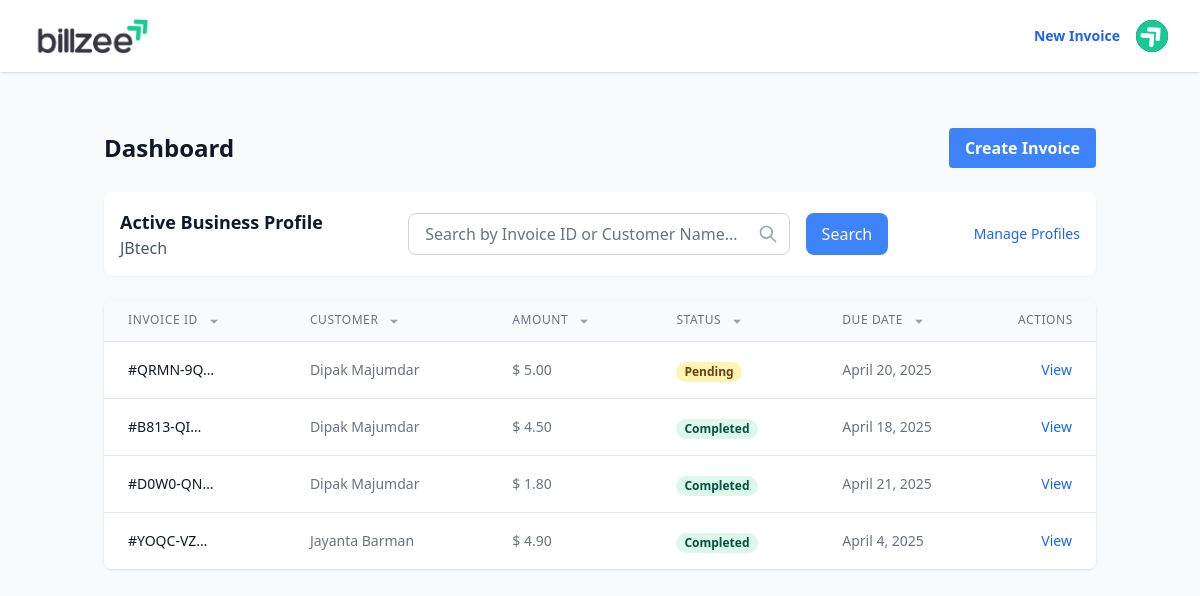
Page / (signed in) on the earlier database version.
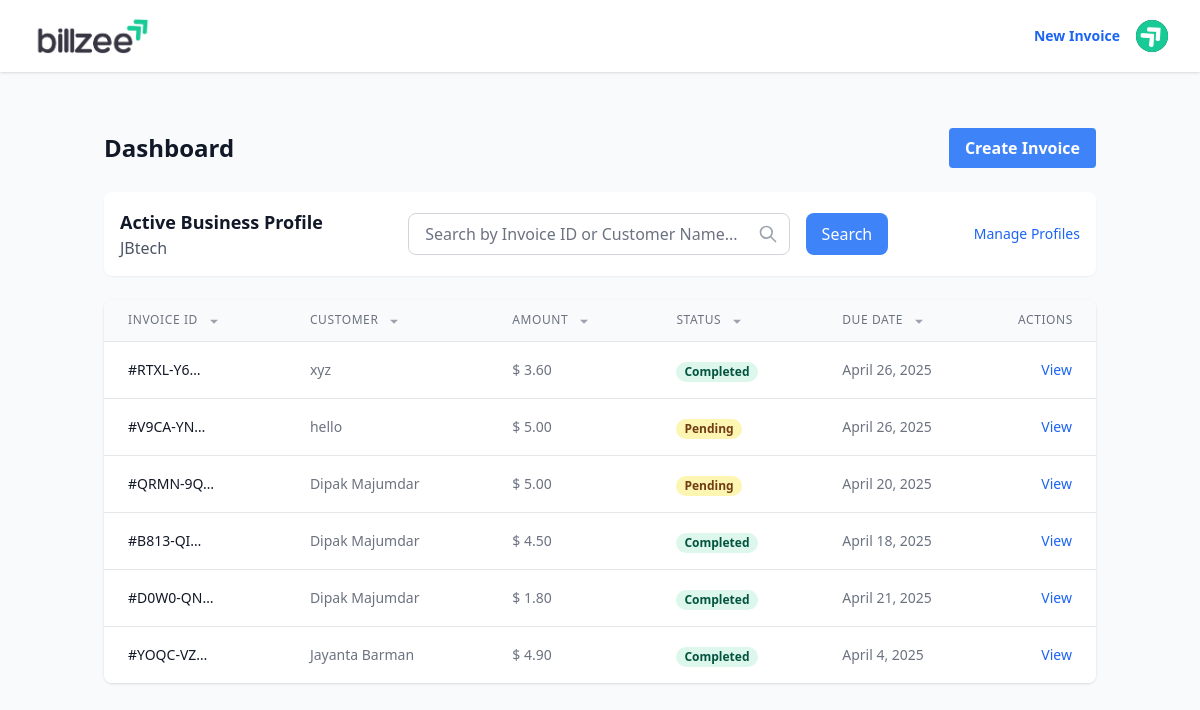
Same page on the later database version.
### invoices/models.py (models this page shows, shortened)
class Invoice(models.Model):
    STATUS_CHOICES = [
        ('pending', 'Pending'),
        ('completed', 'Completed'),
        ('canceled', 'Canceled'),
    ]
    CURRENCY_CHOICES = [
        ('USD', 'USD'),
        ('INR', 'INR'),
        ('EUR', 'EUR'),
        ('GBP', 'GBP'),
        ('JPY', 'JPY'),
        ('AUD', 'AUD'),
        ('CAD', 'CAD'),
    ]
    invoice_id = models.CharField(max_length=19, editable=False, unique=True)
    user = models.ForeignKey(settings.AUTH_USER_MODEL, on_delete=models.CASCADE)
    profile = models.ForeignKey(Profile, on_delete=models.PROTECT, related_name='invoices', null=True, blank=True)
    customer_name = models.CharField(max_length=100)
    customer_email = models.EmailField()
    customer_contact = models.CharField(max_length=10, help_text="Numeric contact number (max 10 digits)", default="0000000000")
    customer_address = models.CharField(max_length=200, default="")
    customer_country = models.CharField(max_length=50, blank=True)
    customer_zip = models.CharField(max_length=7, blank=True, help_text="Postal/Zip code")
    customer_state = models.CharField(max_length=50, blank=True)
    customer_city = models.CharField(max_length=50, blank=True)
    billing_date = models.DateField(default=timezone.now)
    due_date = models.DateField()
    status = models.CharField(max_length=20, choices=STATUS_CHOICES, default='pending')
    notes = models.TextField(blank=True)
    created_at = models.DateTimeField(auto_now_add=True)
    updated_at = models.DateTimeField(auto_now=True)
    currency = models.CharField(max_length=3, choices=CURRENCY_CHOICES, default='USD')
    subtotal_amount = models.DecimalField(max_digits=10, decimal_places=2, default=0)
    gst_rate = models.DecimalField(max_digits=5, decimal_places=2, default=0)
    total_amount = models.DecimalField(max_digits=10, decimal_places=2, default=0)
    is_sent = models.BooleanField(default=False, help_text='Indicates if the invoice has been sent to the customer')
    paypal_payment_id = models.CharField(max_length=100, blank=True, null=True)
    cashfree_order_id = models.CharField(max_length=100, blank=True, null=True)

### invoices/views.py (the view)
# urls.py: path('', login_required(dashboard), name='home'),
@login_required
def dashboard(request):
    active_profile = Profile.objects.filter(user=request.user, is_active=True).first()
    if active_profile:
        invoices = Invoice.objects.filter(profile=active_profile)
        search_query = request.GET.get('search', '')
        if search_query:
            invoices = invoices.filter(
                Q(invoice_id__icontains=search_query) |
                Q(customer_name__icontains=search_query)
            )
        allowed_sort_fields = ['invoice_id', 'customer_name', 'total_amount', 'status', 'due_date']
        sort_by = request.GET.get('sort_by')
        order = request.GET.get('order', 'asc')
        if sort_by in allowed_sort_fields:
            ordering = sort_by if order == 'asc' else f"-{sort_by}"
        else:
            ordering = '-created_at'
        invoices = invoices.order_by(ordering)
    else:
        invoices = Invoice.objects.none()
    return render(request, 'invoices/dashboard.html', {
        'invoices': invoices,
        'active_profile': active_profile,
        'title': 'Dashboard'
    })

### templates/invoices/dashboard.html (shortened to what the changed rows need)
{% extends 'base.html' %}
{% load static %}
{% block content %}
<div class="container mx-auto px-4 py-8">
    <div class="flex justify-between items-center mb-6">
        <h1 class="text-2xl font-bold text-gray-900">Dashboard</h1>
    </div>
    {% if active_profile %}
    <div class="bg-white rounded-lg shadow-sm p-4 mb-6">
        <div class="flex items-center justify-between align-middle ">
            <div>
                <h2 class="text-lg font-semibold text-gray-900">Active Business Profile</h2>
            </div>
        </div>
    </div>
    {% endif %}
    <!-- {% if invoices %}
    <div class="mb-6 flex justify-end w-96">
        <form method="GET" action="{% url 'invoices:dashboard' %}" class="flex gap-4">
            <div class="flex-1">
                <div class="relative">
                    <input type="text"
                           name="search"
                           value="{{ request.GET.search }}"
                           placeholder="Search by Invoice ID or Customer Name..."
                           class="w-full px-4 py-2 border border-gray-300 rounded-lg focus:ring-blue-500 focus:border-blue-500">
                    <div class="absolute inset-y-0 right-0 flex items-center pr-3">
                        <svg class="h-5 w-5 text-gray-400" fill="none" stroke="currentColor" viewBox="0 0 24 24">
                            <path stroke-linecap="round" stroke-linejoin="round" stroke-width="2" d="M21 21l-6-6m2-5a7 7 0 11-14 0 7 7 0 0114 0z"/>
                        </svg>
                    </div>
                </div>
            </div>
            <button type="submit" class="px-4 py-2 bg-blue-500 text-white rounded-lg hover:bg-blue-600 focus:outline-none focus:ring-2 focus:ring-blue-500 focus:ring-offset-2">
                Search
            </button>
        </form>
    </div> -->
    <div class="bg-white rounded-lg shadow overflow-hidden">
        <table class="min-w-full divide-y divide-gray-200">
            <thead class="bg-gray-50">
                <tr>
                    <th scope="col" class="px-6 py-3 text-left text-xs font-medium text-gray-500 uppercase tracking-wider">
                        <a href="?sort_by=invoice_id&order={% if request.GET.sort_by == 'invoice_id' and request.GET.order == 'asc' %}desc{% else %}asc{% endif %}">
                            Invoice ID
                        </a>
                        <svg class="inline-block h-4 w-4 ml-1
                            {% if request.GET.sort_by == 'invoice_id' %}
                                {% if request.GET.order == 'asc' %}
                                    text-blue-500
                                {% else %}
                                    text-red-500
                                {% endif %}
                            {% else %}
                                text-gray-400
                            {% endif %}" viewBox="0 0 24 24" fill="currentColor">
                            <path d="{% if request.GET.sort_by == 'invoice_id' and request.GET.order == 'asc' %}M12 8l6 6H6z{% else %}M12 16l-6-6h12z{% endif %}"/>
                        </svg>
                    </th>
                    <th scope="col" class="px-6 py-3 text-left text-xs font-medium text-gray-500 uppercase tracking-wider">
                        <a href="?sort_by=customer_name&order={% if request.GET.sort_by == 'customer_name' and request.GET.order == 'asc' %}desc{% else %}asc{% endif %}">
                            Customer
                        </a>
                        <svg class="inline-block h-4 w-4 ml-1
                            {% if request.GET.sort_by == 'customer_name' %}
                                {% if request.GET.order == 'asc' %}
                                    text-blue-500
                                {% else %}
                                    text-red-500
                                {% endif %}
                            {% else %}
                                text-gray-400
                            {% endif %}" viewBox="0 0 24 24" fill="currentColor">
                            <path d="{% if request.GET.sort_by == 'customer_name' and request.GET.order == 'asc' %}M12 8l6 6H6z{% else %}M12 16l-6-6h12z{% endif %}"/>
                        </svg>
                    </th>
                    <th scope="col" class="px-6 py-3 text-left text-xs font-medium text-gray-500 uppercase tracking-wider">
                        <a href="?sort_by=total_amount&order={% if request.GET.sort_by == 'total_amount' and request.GET.order == 'asc' %}desc{% else %}asc{% endif %}">
                            Amount
                        </a>
                        <svg class="inline-block h-4 w-4 ml-1
                            {% if request.GET.sort_by == 'total_amount' %}
                                {% if request.GET.order == 'asc' %}
                                    text-blue-500
                                {% else %}
                                    text-red-500
                                {% endif %}
                            {% else %}
                                text-gray-400
                            {% endif %}" viewBox="0 0 24 24" fill="currentColor">
                            <path d="{% if request.GET.sort_by == 'total_amount' and request.GET.order == 'asc' %}M12 8l6 6H6z{% else %}M12 16l-6-6h12z{% endif %}"/>
                        </svg>
                    </th>
                    <th scope="col" class="px-6 py-3 text-left text-xs font-medium text-gray-500 uppercase tracking-wider">
                        <a href="?{% if request.GET.search %}search={{ request.GET.search|urlencode }}&{% endif %}sort_by=status&order={% if request.GET.sort_by == 'status' and request.GET.order == 'asc' %}desc{% else %}asc{% endif %}">
                            Status
                        </a>
                        <svg class="inline-block h-4 w-4 ml-1
                            {% if request.GET.sort_by == 'status' %}
                                {% if request.GET.order == 'asc' %}
                                    text-blue-500
                                {% else %}
                                    text-red-500
                                {% endif %}
                            {% else %}
                                text-gray-400
                            {% endif %}" viewBox="0 0 24 24" fill="currentColor">
                            <path d="{% if request.GET.sort_by == 'status' and request.GET.order == 'asc' %}M12 8l6 6H6z{% else %}M12 16l-6-6h12z{% endif %}"/>
                        </svg>
                    </th>
                    <th scope="col" class="px-6 py-3 text-left text-xs font-medium text-gray-500 uppercase tracking-wider">
                        <a href="?{% if request.GET.search %}search={{ request.GET.search|urlencode }}&{% endif %}sort_by=due_date&order={% if request.GET.sort_by == 'due_date' and request.GET.order == 'asc' %}desc{% else %}asc{% endif %}">
                            Due Date
                        </a>
                        <svg class="inline-block h-4 w-4 ml-1
                            {% if request.GET.sort_by == 'due_date' %}
                                {% if request.GET.order == 'asc' %}
                                    text-blue-500
                                {% else %}
                                    text-red-500
                                {% endif %}
                            {% else %}
                                text-gray-400
                            {% endif %}" viewBox="0 0 24 24" fill="currentColor">
                            <path d="{% if request.GET.sort_by == 'due_date' and request.GET.order == 'asc' %}M12 8l6 6H6z{% else %}M12 16l-6-6h12z{% endif %}"/>
                        </svg>
                    </th>
                    <th scope="col" class=" py-3 text-xs font-medium text-gray-500 uppercase tracking-wider">
                        <span class="">Actions</span>
                    </th>
                </tr>
            </thead>
            <tbody class="bg-white divide-y divide-gray-200">
                {% for invoice in invoices %}
                <tr>
                    <td class="px-6 py-4 whitespace-nowrap text-sm font-medium text-gray-900">
                        #{{ invoice.invoice_id|truncatechars:8 }}
                    </td>
                    <td class="px-6 py-4 whitespace-nowrap text-sm text-gray-500">
                        {{ invoice.customer_name }}
                    </td>
                    <td class="px-6 py-4 whitespace-nowrap text-sm text-gray-500">
                        <span id="currency-symbol">
                            {% if invoice.currency == 'INR' %}
                            ₹
                            {% elif invoice.currency == 'USD' %}
                            $
                            {% elif invoice.currency == 'EUR' %}
                            €
                            {% elif invoice.currency == 'GBP' %}
                            £
                            {% elif invoice.currency == 'JPY' %}
                            ¥
                            {% elif invoice.currency == 'AUD' %}
                            AU$
                            {% elif invoice.currency == 'CAD' %}
                            CA$
                            {% endif %}
                        </span> {{ invoice.total_amount }}
                    </td>
                    <td class="px-6 py-4 whitespace-nowrap">
                        <span class="px-2 inline-flex text-xs leading-5 font-semibold rounded-full
                            {% if invoice.status == 'completed' %}
                                bg-green-100 text-green-800
                            {% elif invoice.status == 'pending' %}
                                bg-yellow-100 text-yellow-800
                            {% else %}
                                bg-red-100 text-red-800
                            {% endif %}">
                            {{ invoice.status|title }}
                        </span>
                    </td>
                    <td class="px-6 py-4 whitespace-nowrap text-sm text-gray-500">
                        {{ invoice.due_date }}
                    </td>
                    <td class="px-6 py-4 whitespace-nowrap text-right text-sm font-medium">
                        <a href="{% url 'invoices:detail' invoice.pk %}" class="text-blue-600 hover:text-blue-900">View</a>
                    </td>
                </tr>
                {% endfor %}
            </tbody>
        </table>
    </div>
    {% endif %}
</div>
{% endblock %}

Differences in the rows shown:
added Invoice: invoice_id "RTXL-Y6…", customer_name "xyz", total_amount "3.60", status "Completed", due_date "April 26, 2025"
added Invoice: invoice_id "V9CA-YN…", customer_name "hello", total_amount "5.00", status "Pending", due_date "April 26, 2025"
